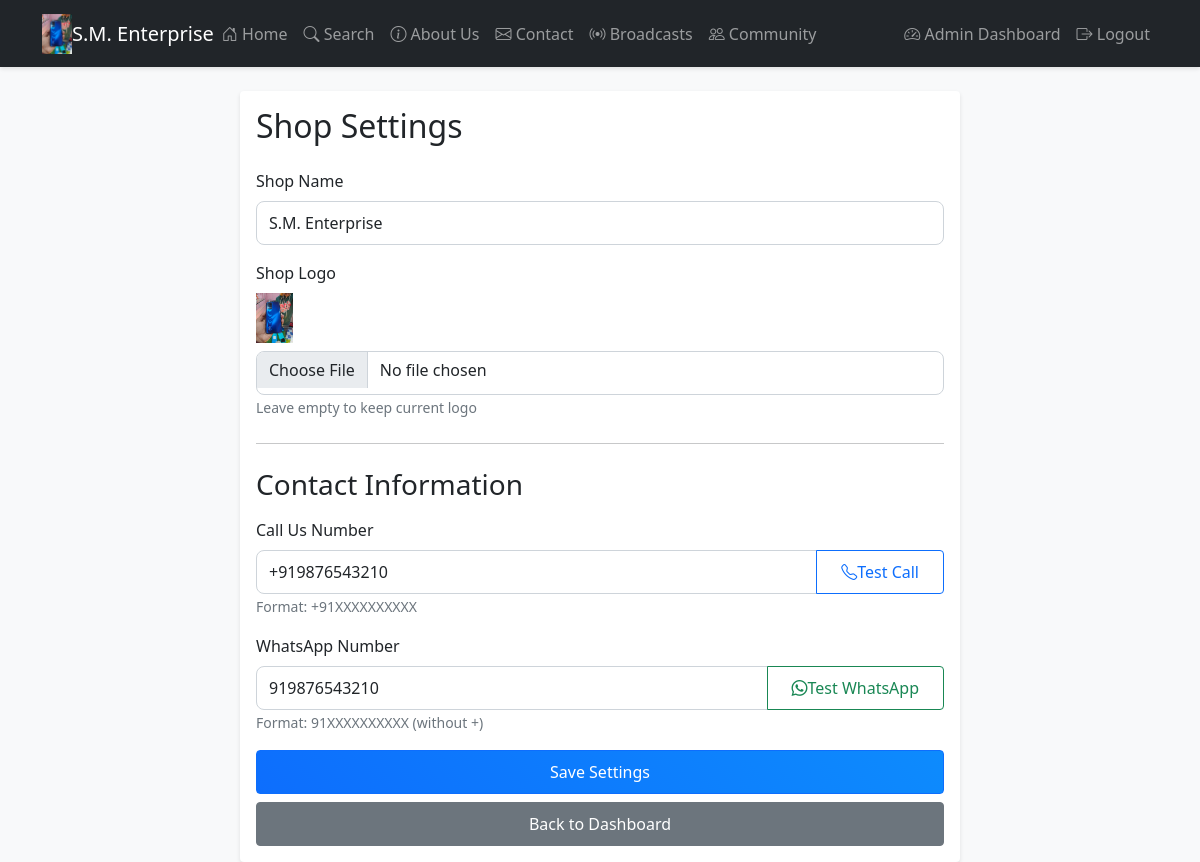
Screenshot of /admin/settings (signed in) with the database file from the repository.
### app.py (models this page shows)
class Settings(db.Model):
    id = db.Column(db.Integer, primary_key=True)
    key = db.Column(db.String(50), unique=True, nullable=False)
    value = db.Column(db.Text, nullable=False)
    updated_at = db.Column(db.DateTime, default=datetime.utcnow, onupdate=datetime.utcnow)

### app.py (the view, shortened to what this page needs)
@app.route('/admin/settings', methods=['GET', 'POST'])
@login_required
def admin_settings():
    settings = {s.key: s.value for s in Settings.query.all()}
    return render_template('admin/settings.html', settings=settings)

### app.py (called while the page is built)
@login_manager.user_loader
def load_user(user_id):
    return Admin.query.get(int(user_id))

def get_setting(key, default=''):
    setting = Settings.query.filter_by(key=key).first()
    return setting.value if setting else default

@app.context_processor
def inject_settings():
    return {
        'contact_phone': get_setting('contact_phone'),
        'contact_whatsapp': get_setting('contact_whatsapp'),
        'shop_name': get_setting('shop_name', 'Mobile Shop'),
        'shop_logo': get_setting('shop_logo')
    }

### templates/admin/settings.html
{% extends "base.html" %}
{% block content %}
<div class="container">
    <div class="row justify-content-center">
        <div class="col-md-8">
            <div class="card">
                <div class="card-body">
                    <h2 class="card-title mb-4">Shop Settings</h2>
                    <form method="post" enctype="multipart/form-data">
                        <div class="mb-3">
                            <label for="shop_name" class="form-label">Shop Name</label>
                            <input type="text" class="form-control" id="shop_name" name="shop_name"
                                   value="{{ settings.get('shop_name', '') }}" required>
                        </div>
                        <div class="mb-3">
                            <label for="shop_logo" class="form-label">Shop Logo</label>
                            {% if settings.get('shop_logo') %}
                            <div class="mb-2">
                                <img src="{{ url_for('static', filename='uploads/' + settings.get('shop_logo')) }}"
                                     alt="Current Logo" style="max-height: 50px;">
                            </div>
                            {% endif %}
                            <input type="file" class="form-control" id="shop_logo" name="shop_logo"
                                   accept="image/png,image/jpeg,image/jpg">
                            <small class="text-muted">Leave empty to keep current logo</small>
                        </div>
                        <hr class="my-4">
                        <h3 class="mb-3">Contact Information</h3>
                        <div class="mb-3">
                            <label for="contact_phone" class="form-label">Call Us Number</label>
                            <div class="input-group">
                                <input type="tel" class="form-control" id="contact_phone" name="contact_phone"
                                       value="{{ settings.get('contact_phone', '') }}" required>
                                <a href="tel:{{ settings.get('contact_phone', '') }}" class="btn btn-outline-primary">
                                    <i class="bi bi-telephone"></i> Test Call
                                </a>
                            </div>
                            <small class="text-muted">Format: +91XXXXXXXXXX</small>
                        </div>
                        <div class="mb-3">
                            <label for="contact_whatsapp" class="form-label">WhatsApp Number</label>
                            <div class="input-group">
                                <input type="tel" class="form-control" id="contact_whatsapp" name="contact_whatsapp"
                                       value="{{ settings.get('contact_whatsapp', '') }}" required>
                                <a href="https://wa.me/{{ settings.get('contact_whatsapp', '') }}"
                                   class="btn btn-outline-success" target="_blank">
                                    <i class="bi bi-whatsapp"></i> Test WhatsApp
                                </a>
                            </div>
                            <small class="text-muted">Format: 91XXXXXXXXXX (without +)</small>
                        </div>
                        <div class="d-grid gap-2">
                            <button type="submit" class="btn btn-primary">Save Settings</button>
                            <a href="{{ url_for('admin_dashboard') }}" class="btn btn-secondary">Back to Dashboard</a>
                        </div>
                    </form>
                </div>
            </div>
        </div>
    </div>
</div>
{% endblock %}

### templates/base.html (shortened to what this page needs)
<!DOCTYPE html>
<html lang="en">
<head>
    <link href="https://cdn.jsdelivr.net/npm/bootstrap@5.1.3/dist/css/bootstrap.min.css" rel="stylesheet">
    <link rel="stylesheet" href="https://cdn.jsdelivr.net/npm/bootstrap-icons@1.7.2/font/bootstrap-icons.css">
    <link rel="stylesheet" href="{{ url_for('static', filename='css/style.css') }}">
</head>
<body>
    <nav class="navbar navbar-expand-lg navbar-dark bg-dark">
        <div class="container">
            {% if shop_logo %}
            <a class="navbar-brand me-0" href="{{ url_for('home') }}">
                <img src="{{ url_for('static', filename='uploads/' + shop_logo) }}"
                     alt="Logo" height="40" class="d-inline-block align-text-top">
            </a>
            {% endif %}
            <a class="navbar-brand mx-auto" href="{{ url_for('home') }}">{{ shop_name }}</a>
            <div class="collapse navbar-collapse" id="navbarNav">
                <ul class="navbar-nav me-auto mb-2 mb-lg-0">
                    <li class="nav-item">
                        <a class="nav-link" href="{{ url_for('home') }}">
                            <i class="bi bi-house-door"></i> Home
                        </a>
                    </li>
                    <li class="nav-item">
                        <a class="nav-link" href="{{ url_for('search') }}">
                            <i class="bi bi-search"></i> Search
                        </a>
                    </li>
                    <li class="nav-item">
                        <a class="nav-link" href="{{ url_for('about') }}">
                            <i class="bi bi-info-circle"></i> About Us
                        </a>
                    </li>
                    <li class="nav-item">
                        <a class="nav-link" href="{{ url_for('contact') }}">
                            <i class="bi bi-envelope"></i> Contact
                        </a>
                    </li>
                    <li class="nav-item">
                        <a class="nav-link" href="{{ url_for('broadcast_list') }}">
                            <i class="bi bi-broadcast"></i> Broadcasts
                        </a>
                    </li>
                    <li class="nav-item">
                        <a class="nav-link" href="{{ url_for('community') }}">
                            <i class="bi bi-people"></i> Community
                        </a>
                    </li>
                </ul>
                <ul class="navbar-nav">
                    {% if current_user.is_authenticated %}
                    <li class="nav-item">
                        <a class="nav-link" href="{{ url_for('admin_dashboard') }}">
                            <i class="bi bi-speedometer2"></i> Admin Dashboard
                        </a>
                    </li>
                    <li class="nav-item">
                        <a class="nav-link" href="{{ url_for('logout') }}">
                            <i class="bi bi-box-arrow-right"></i> Logout
                        </a>
                    </li>
                    {% else %}
                    <li class="nav-item">
                        <a class="nav-link" href="{{ url_for('admin_login') }}">
                            <i class="bi bi-person"></i> Admin Login
                        </a>
                    </li>
                    {% endif %}
                </ul>
            </div>
        </div>
    </nav>
    <div class="container mt-4">
        {% block content %}{% endblock %}
    </div>
</body>
</html>

### static/css/style.css (style rules this page uses)
:root { --primary-color: #0d6efd; --secondary-color: #6c757d; --success-color: #198754; --warning-color: #ffc107; --info-color: #0dcaf0; }
body { background-color: #f8f9fa; }
.card { transition: transform 0.2s, box-shadow 0.2s; border: none; box-shadow: 0 2px 4px rgba(0, 0, 0, 0.1); }
.navbar { box-shadow: 0 2px 4px rgba(0, 0, 0, 0.1); }
.nav-link { padding: 0.8rem 1rem; transition: color 0.2s; }
.btn { min-height: 44px; display: inline-flex; align-items: center; justify-content: center; padding: 0.5rem 1.5rem; font-weight: 500; transition: all 0.2s; }
.btn-primary { background: linear-gradient(45deg, var(--primary-color), #0d8bfd); }
.form-control, .form-select { min-height: 44px; font-size: 16px !important; border-radius: 0.5rem; }
html { scroll-behavior: smooth; }

### rows the page displays
Settings: value (picture)
Settings: value "S.M. Enterprise", shop_name "S.M. Enterprise"
Settings: contact_phone "+919876543210"
Settings: contact_whatsapp "919876543210"
